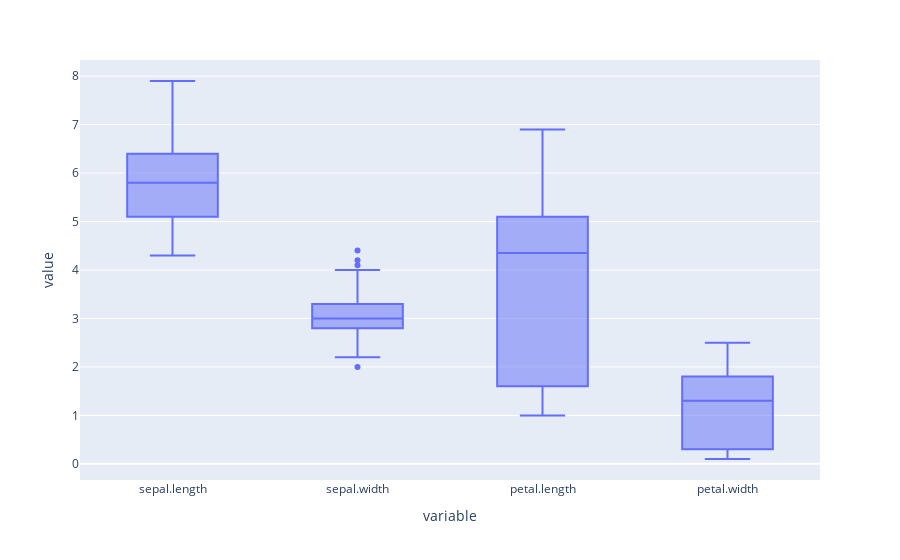

Notebook source saved alongside this figure:
### Markdown cell above
## Box plot

### Code cell
# Box plot
import pandas as pd
import plotly_express as px
iris = pd.read_csv("https://gist.githubusercontent.com/netj/8836201/raw/6f9306ad21398ea43cba4f7d537619d0e07d5ae3/iris.csv")
print(iris.head())

plt = px.box(iris, y=["sepal.length", "sepal.width", "petal.length", "petal.width"])
plt.show()

### Figure 1 — Plotly figure (JSON) as saved in the notebook; plotly's stock layout.template omitted (floating-point values rounded to 4 significant figures; data arrays with more than 128 entries replaced by an {"elided": "..."} marker saying what was removed)
{"data": [{"alignmentgroup": "True", "hovertemplate": "variable=%{x}<br>value=%{y}<extra></extra>", "legendgroup": "", "marker": {"color": "#636efa"}, "name": "", "notched": false, "offsetgroup": "", "orientation": "v", "showlegend": false, "type": "box", "x": {"elided": "600 str values"}, "x0": " ", "xaxis": "x", "y": {"elided": "600 float values"}, "y0": " ", "yaxis": "y"}], "layout": {"boxmode": "group", "legend": {"tracegroupgap": 0}, "margin": {"t": 60}, "xaxis": {"anchor": "y", "domain": [0, 1], "title": {"text": "variable"}}, "yaxis": {"anchor": "x", "domain": [0, 1], "title": {"text": "value"}}}}
